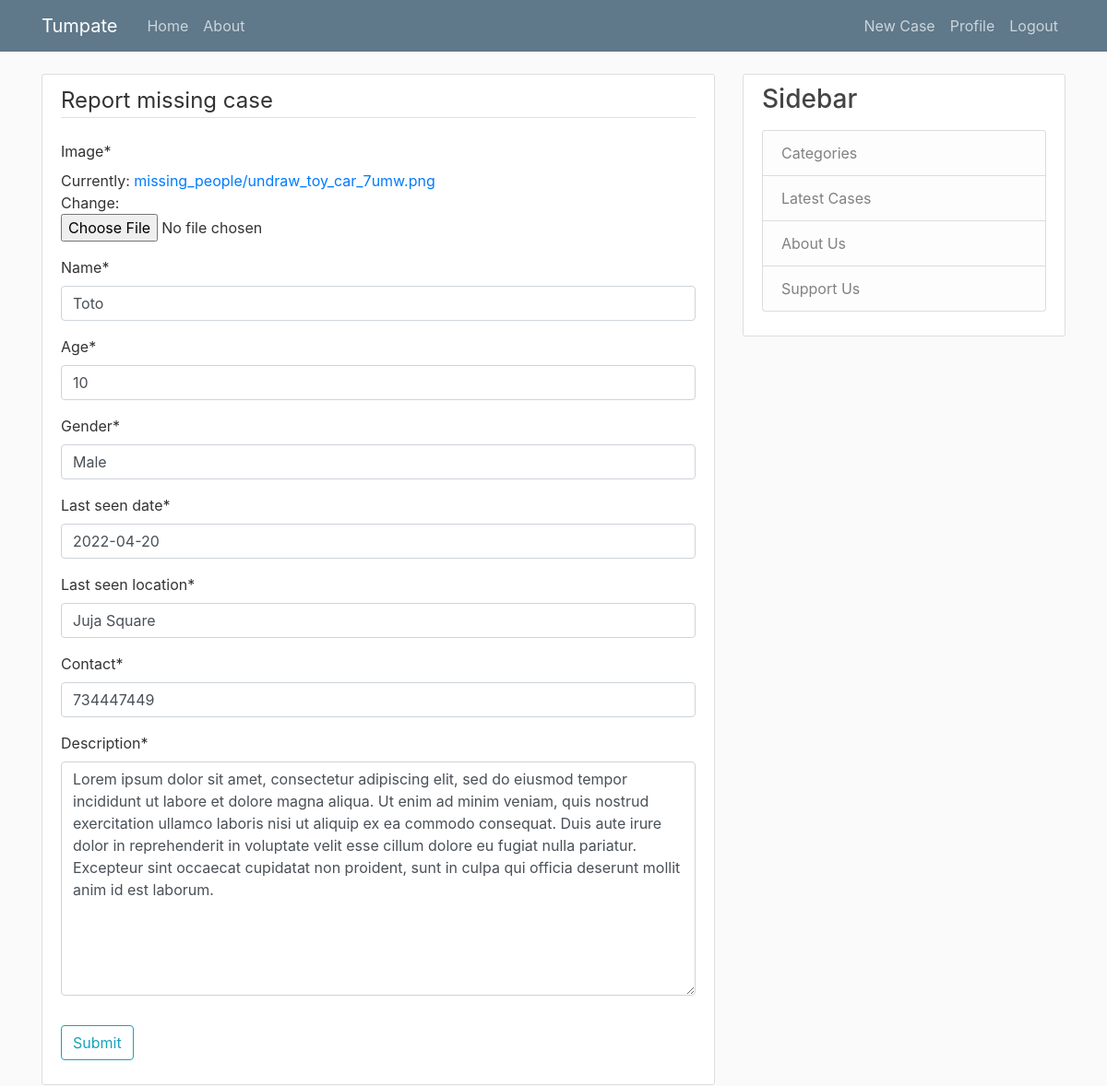
The app's page /post/4/update/ (signed in) with its own data.
### crud/models.py (models this page shows, shortened)
class Post(models.Model):
    image = models.ImageField(upload_to='missing_people',null=True)
    name = models.CharField(max_length=100)
    age = models.IntegerField(default=0)
    gender = models.CharField(max_length=100,null=True)
    last_seen_date = models.DateField(default=timezone.now)
    last_seen_location = models.CharField(max_length=100,null=True)
    description = models.TextField()
    contact = models.IntegerField(null=True)
    date_posted = models.DateTimeField(default=timezone.now)
    author = models.ForeignKey(User, on_delete=models.CASCADE)

### crud/views.py (the view, shortened to what this page needs)
# urls.py: path('post/<int:pk>/update/', PostUpdateView.as_view(), name='post-update'),
class PostUpdateView(LoginRequiredMixin, UserPassesTestMixin, UpdateView):
    model = Post
    fields = ['image','name','age','gender','last_seen_date','last_seen_location','contact', 'description']
    def test_func(self):
        post = self.get_object()
        if self.request.user == post.author:
            return True
        return False

### crud/templates/crud/post_form.html (shortened to what this page needs)
{% extends "crud/base.html" %}
{% load crispy_forms_tags %}
{% block content %}
    <div class="content-section">
        <form method="POST" enctype="multipart/form-data" action="{% url 'post-create' %}">
            <fieldset class="form-group">
                <legend class="border-bottom mb-4">Report missing case</legend>
                {{ form|crispy }}
            </fieldset>
            <div class="form-group">
                <button class="btn btn-outline-info" type="submit">Submit</button>
            </div>
        </form>
    </div>
{% endblock content %}

### crud/static/crud/main.css (style rules this page uses)
body { background: #fafafa; color: #333333; margin-top: 5rem; }
.content-section { background: #ffffff; padding: 10px 20px; border: 1px solid #dddddd; border-radius: 3px; margin-bottom: 20px; }

### records on screen
Post: name "Toto", age "10", gender "Male", last_seen_date "2022-04-20", last_seen_location "Juja Square", contact "734447449", description "Lorem ipsum dolor sit amet, consectetur adipiscing elit, sed do eiusmod tempor incididunt ut labore et dolore magna aliqua. Ut enim ad minim veniam, quis nostrud exercitation ullamco laboris nisi ut aliquip ex ea commodo consequat. Duis aute irure dolor in reprehenderit in voluptate velit esse cillum dolore eu fugiat nulla pariatur. Excepteur sint occaecat cupidatat non proident, sunt in culpa qui officia deserunt mollit anim id est laborum."
